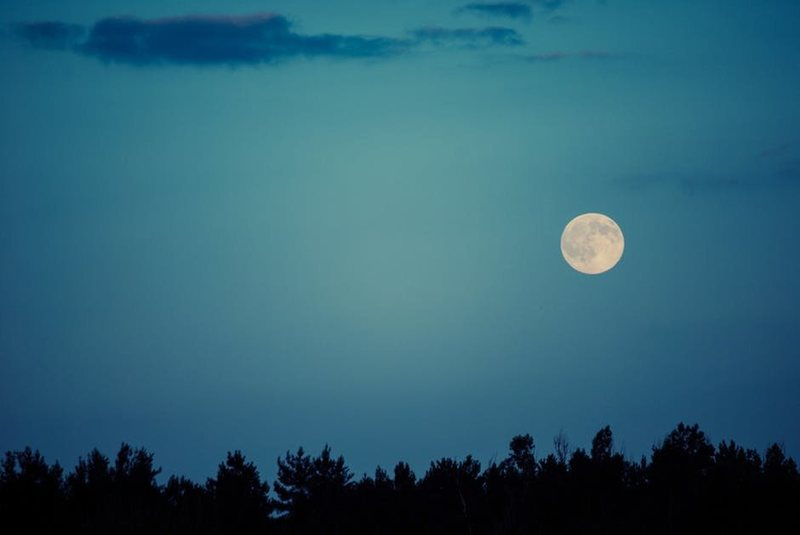
#> input picture app/lab02/data/moon.jpg, 800 x 535 px
$ python otsu.py
#> lines starting #> are read from the running program, lines starting #| are printed output that depends on the picture; after the words box and inside, x2 and y2 are one past the last pixel; in counts of white or black regions, pixels touching at a corner belong together
import cv2
import numpy as np
from random import randint

img = cv2.imread('../data/moon.jpg')
#> img is the input picture: shape (535, 800, 3); mean B, G, R 114.9, 97.1, 46.4
img = cv2.cvtColor(img, cv2.COLOR_BGR2GRAY)
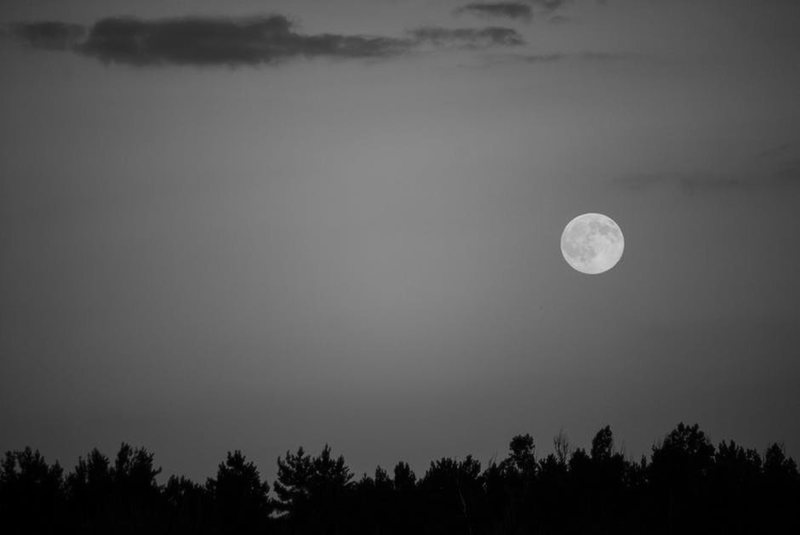
#> img: shape (535, 800); min 0, max 210, mean 84
#cv2.imshow('noname', img)
#cv2.waitKey()

th=127
_, binary_img=cv2.threshold(img, th, 255, cv2.THRESH_BINARY)
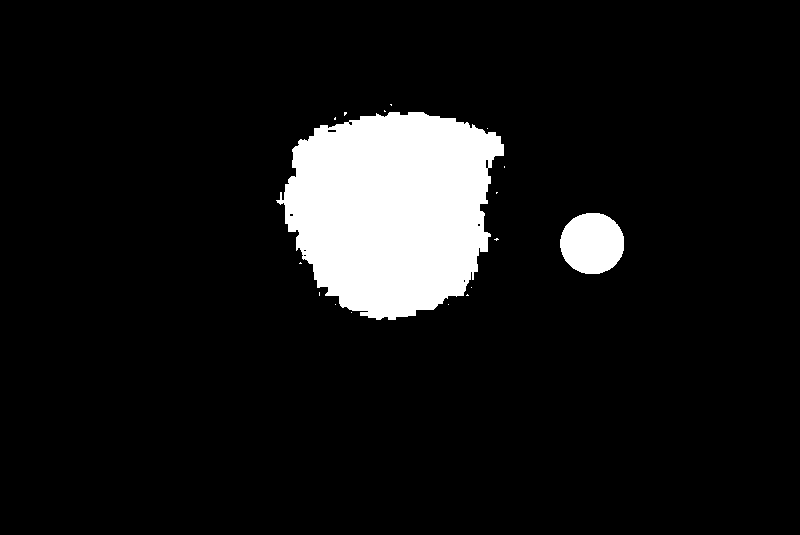
#> binary_img: shape (535, 800); 8.9% white; 17 white regions (15 under 20 px), largest, box (x1, y1, x2, y2) and area: (276, 112, 504, 320) 34776, (560, 213, 624, 274) 3108
#
cv2.imshow("binary image", binary_img)
cv2.waitKey(0)

th, otsu=cv2.threshold(img, 0, 255, cv2.THRESH_OTSU)
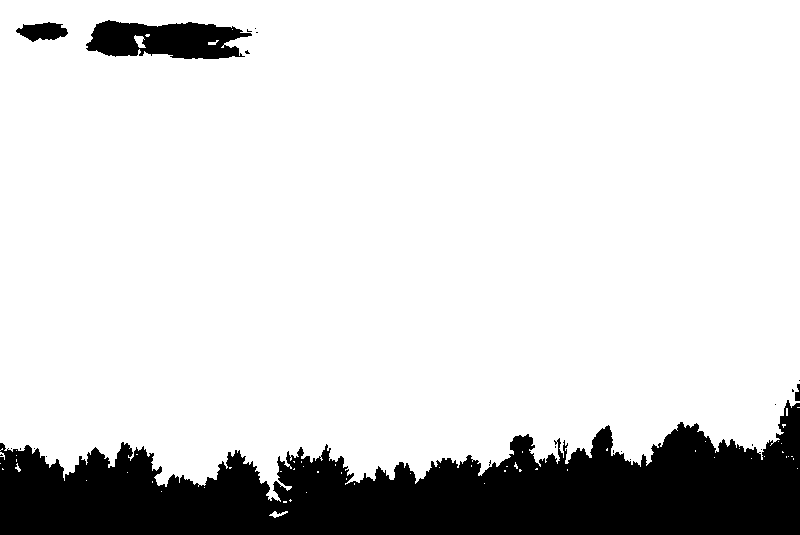
#> otsu: shape (535, 800); 84.2% white; 23 black regions (19 under 20 px), largest, box (x1, y1, x2, y2) and area: (0, 400, 800, 535) 62350, (86, 20, 252, 59) 4544, (16, 22, 68, 42) 670, (795, 384, 800, 401) 63
#> th = 53
print("Otsu's threshold={}".format(th))
#| Otsu's threshold=53.0
cv2.imshow("Otsu's binary image", otsu)
cv2.waitKey(0)

#otsu=~otsu

#nlabels, labels = cv2.connectedComponents(otsu)
nlabels, labels, stats, centroids = cv2.connectedComponentsWithStats(otsu)
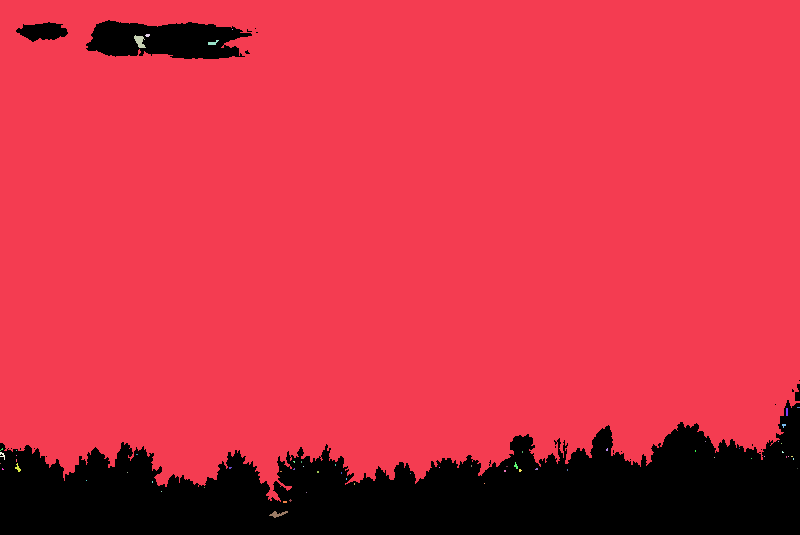
#> labels: shape (535, 800) int32; 64 distinct labels, from 0 to 63; one colour per label, 0 black
#> nlabels = 64; stats = 64 rows, first 6: [0, 20, 800, 515, 67682], [0, 0, 800, 502, 359920], [232, 29, 1, 1, 1], [134, 35, 12, 13, 92], [145, 34, 5, 3, 12], [208, 40, 11, 5, 30]; centroids = 64 pairs, first value 0 to 798, second value 29 to 513.8
print(stats)
#| [[     0     20    800    515  67682]
#|  [     0      0    800    502 359920]
#|  [   232     29      1      1      1]
#|  [   134     35     12     13     92]
#|  [   145     34      5      3     12]
#|  [   208     40     11      5     30]
#|  [   797    407      3      1      3]
#|  [   786    408      2      8     16]
#|  [   782    424      4      4     10]
#|  [   705    441      1      1      1]
#|  [   778    441      1      1      1]
#|  [   781    443      1      1      1]
#> (further printed lines are left out)
#
colors=np.zeros((nlabels+1,3), dtype=np.uint8)
for i in range(1, nlabels+1):
    colors[i]=(randint(0, 255), randint(0, 255), randint(0, 255))

rows, cols = otsu.shape
#> rows = 535; cols = 800

label_image=np.zeros((rows, cols, 3), dtype=np.uint8)

for i in range(rows):
    for j in range(cols):
        label=labels[i][j]
        label_image[i][j]=colors[label]
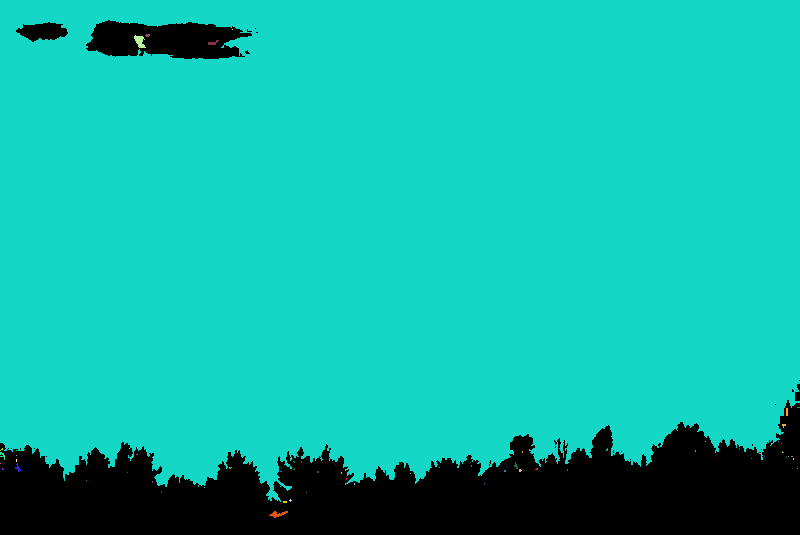
#> label_image: shape (535, 800, 3); mean of channels 0, 1, 2 165.8, 180.9, 17; drawn as B, G, R

cv2.imshow("Connected components", label_image)
cv2.waitKey(0)

cv2.destroyAllWindows()

$ run again, with app/lab02/data/catdog.jpg copied over app/lab02/data/moon.jpg
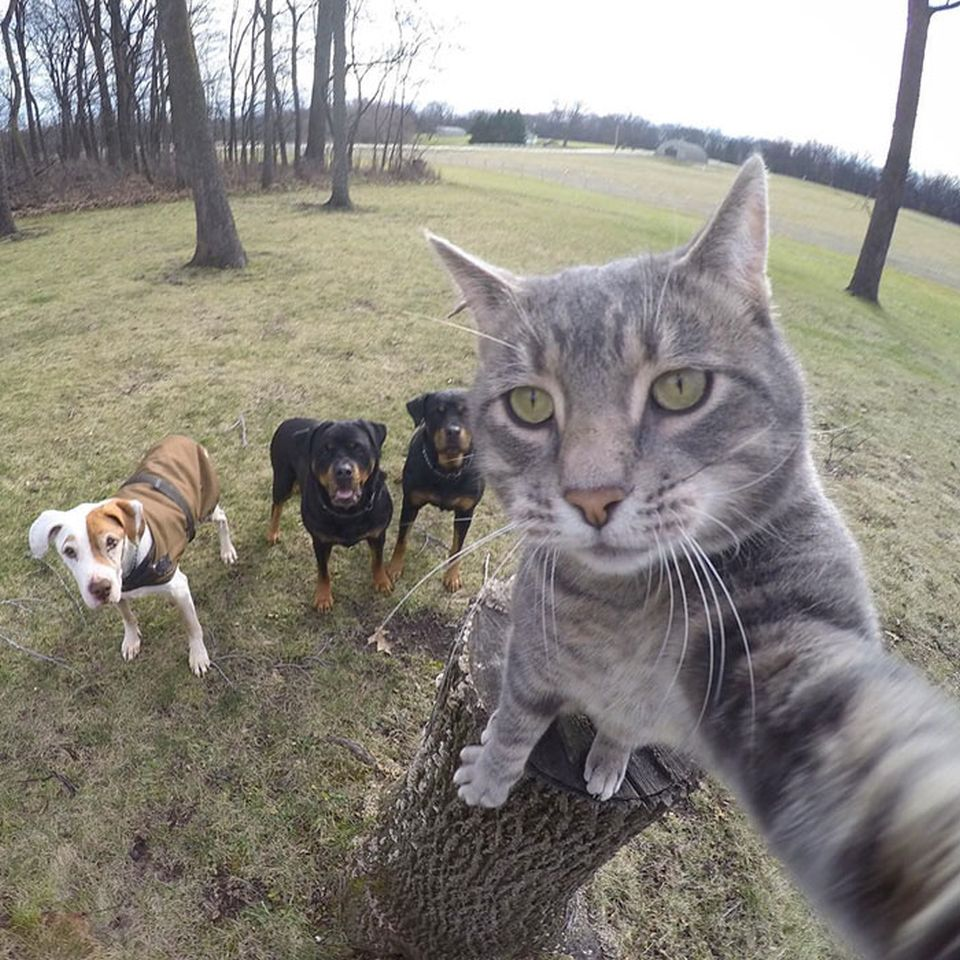
#> input picture app/lab02/data/catdog.jpg, 960 x 960 px
#> img is the input picture: shape (960, 960, 3); mean B, G, R 129.1, 136.9, 141.1
#> img: shape (960, 960)
#> binary_img: shape (960, 960); 52.9% white; 1627 black regions (1446 under 20 px), largest, box (x1, y1, x2, y2) and area: (0, 295, 960, 960) 343246, (0, 0, 388, 279) 51151, (763, 0, 960, 310) 11877
#> otsu: shape (960, 960); 43% white; 3163 white regions (2871 under 20 px), largest, box (x1, y1, x2, y2) and area: (0, 0, 960, 820) 312351, (578, 464, 774, 669) 8317, (383, 478, 593, 663) 7621
#> th = 143
#| Otsu's threshold=143.0
#> `nlabels, labels, stats, centroids = cv2.connectedComponentsWithStats(o..`:
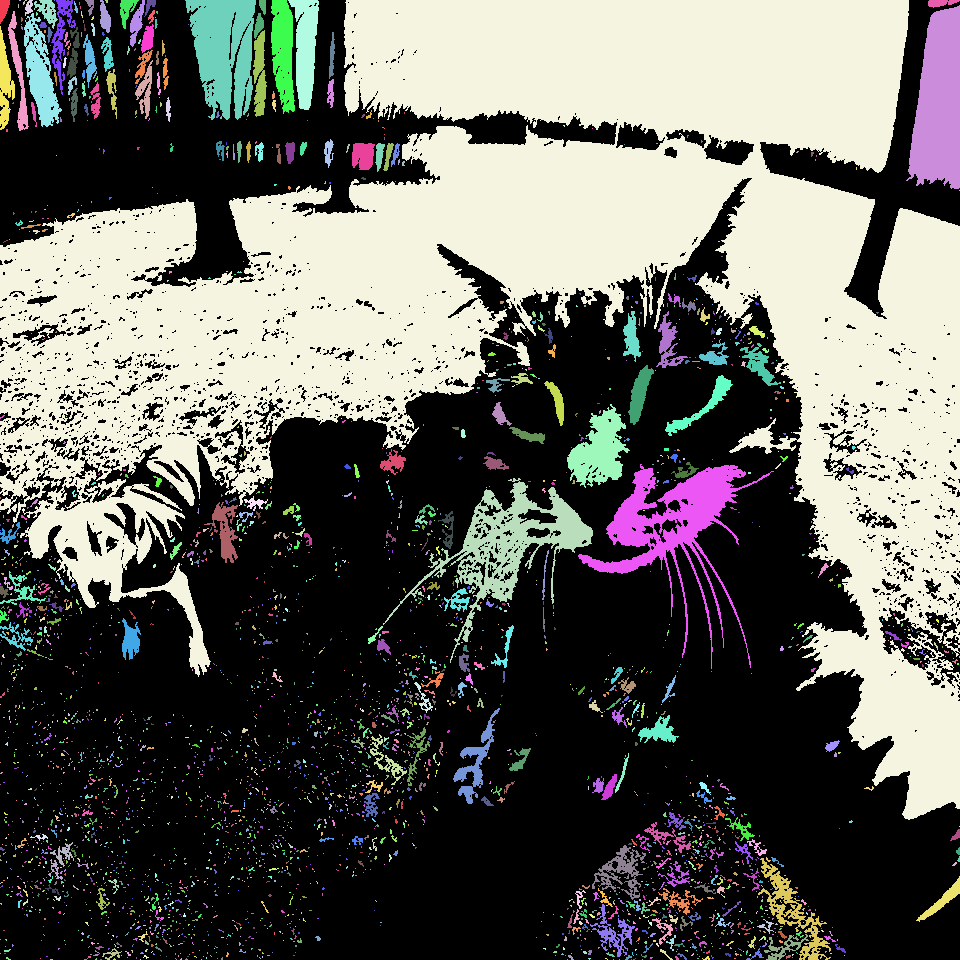
#> labels: shape (960, 960) int32; 3164 distinct labels, from 0 to 3163; one colour per label, 0 black
#> nlabels = 3164; centroids = 3164 pairs, first value 0 to 959, second value 0 to 959
#> (printed output is left out)
#> after the loop `for i in range(rows):`:
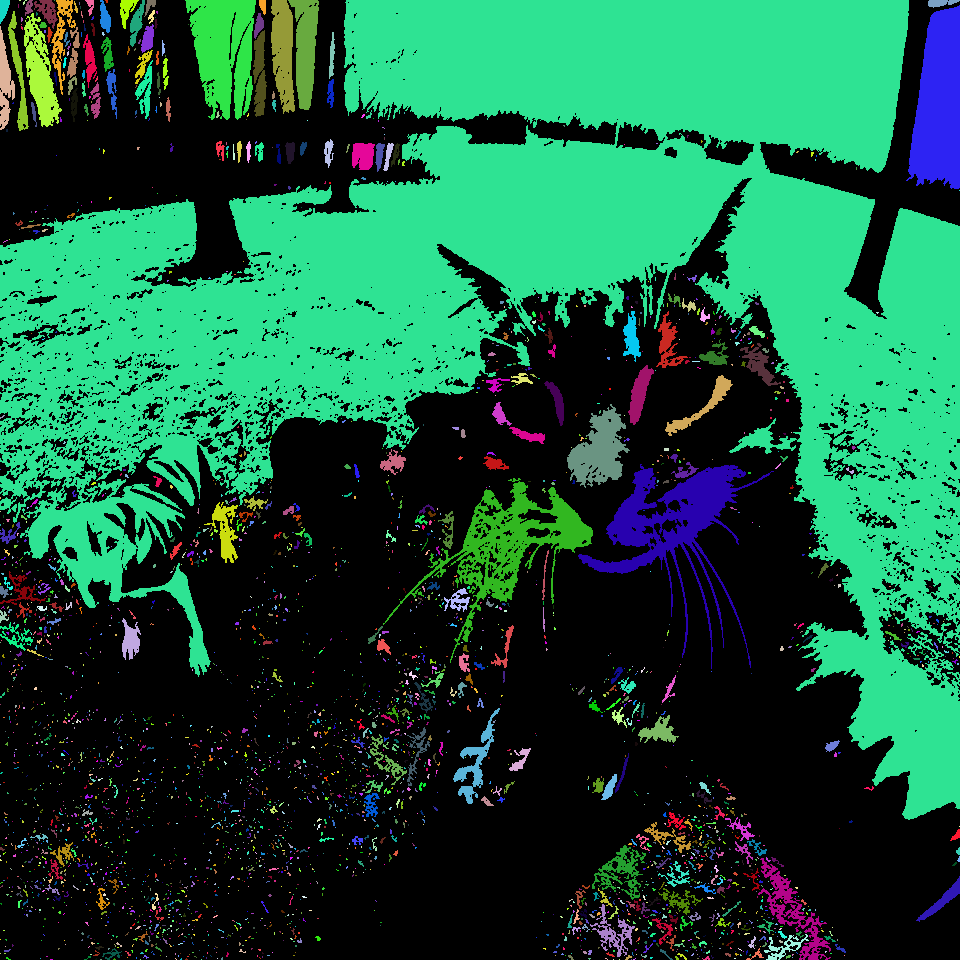
#> label_image: shape (960, 960, 3); mean of channels 0, 1, 2 60.7, 87.9, 24.8; drawn as B, G, R
